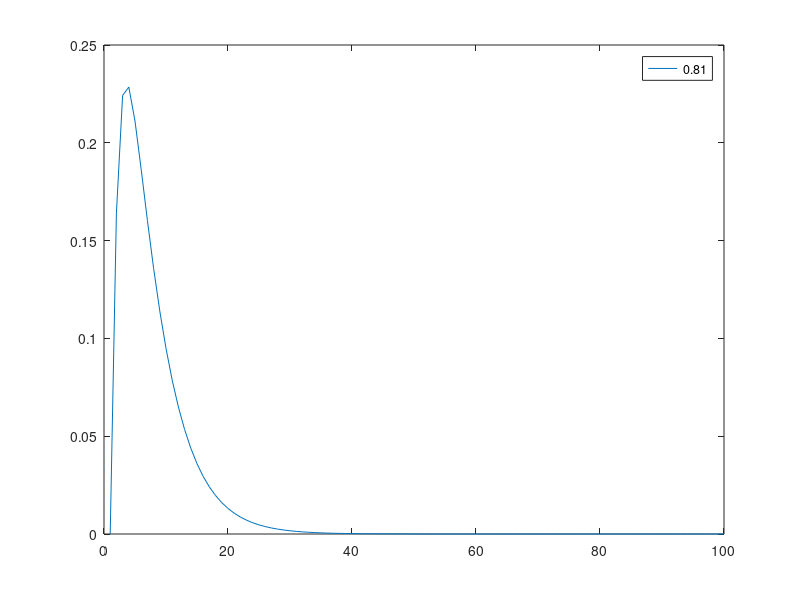

This figure's MATLAB source:
%QM homework 1

alpha = [.9*.9]';
n = 1:100;

alpha_m = repmat(alpha,1,length(n));
n_m     = repmat(n, length(alpha), 1);
eff = (alpha_m.^n_m).*(cos(pi./(2*n_m)).^2).^n_m;
figure; plot(eff'); 
c = num2str(alpha); legend(c)